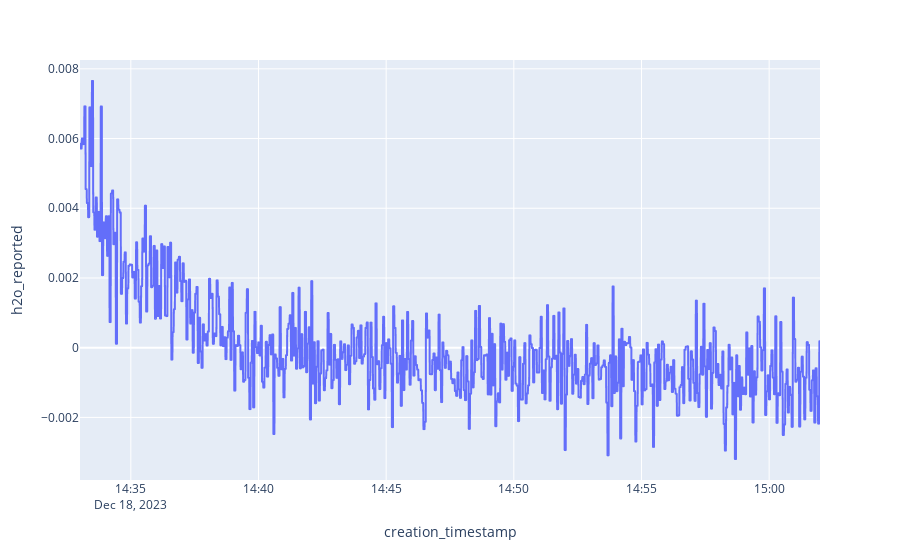
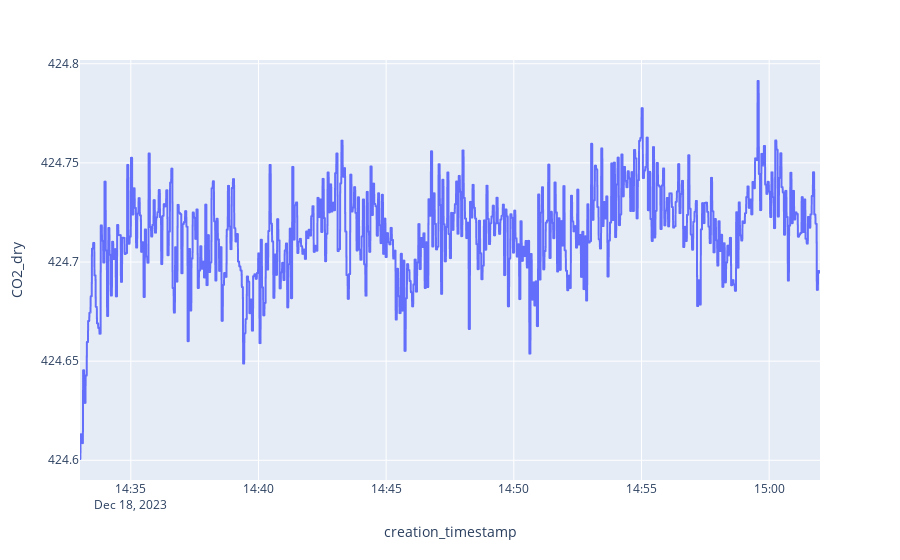
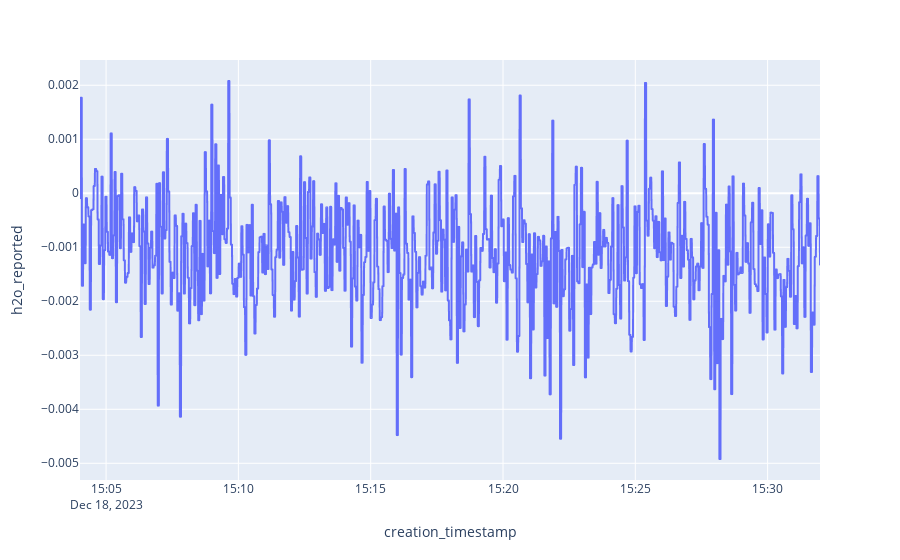
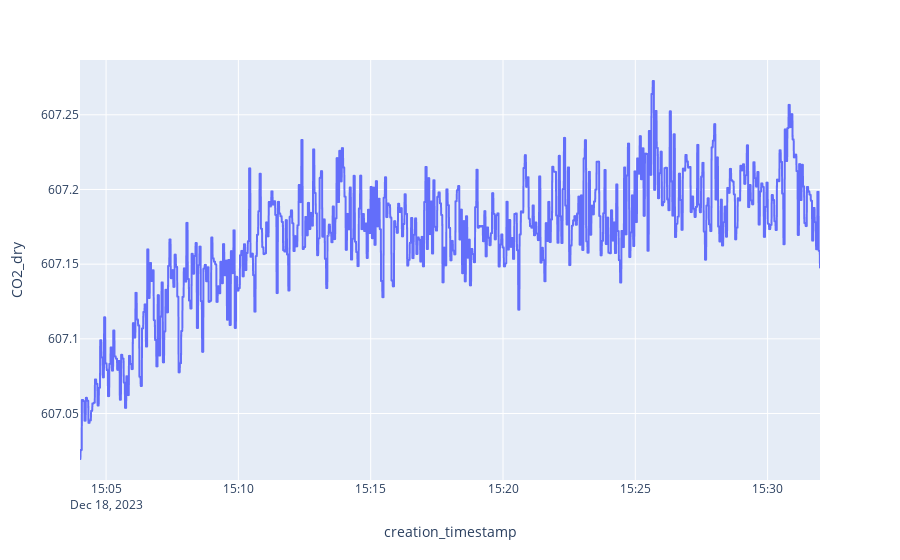

Notebook code for these charts, in order:
### Code cell
# 18.12.2023

low_start_date = datetime(2023, 12, 18, 14, 33, 0).replace(tzinfo=timezone.utc)
low_end_date = datetime(2023, 12, 18, 15, 2, 0).replace(tzinfo=timezone.utc)

high_start_date = datetime(2023, 12, 18, 15, 4, 0).replace(tzinfo=timezone.utc)
high_end_date = datetime(2023, 12, 18, 15, 32, 0).replace(tzinfo=timezone.utc)

process_two_point_picarro_calibration(low_start_date, low_end_date, high_start_date, high_end_date)

### Figure 1 — Plotly figure (JSON) as saved in the notebook; plotly's stock layout.template omitted (floating-point values rounded to 4 significant figures; data arrays with more than 128 entries replaced by an {"elided": "..."} marker saying what was removed)
{"data": [{"hovertemplate": "creation_timestamp=%{x}<br>h2o_reported=%{y}<extra></extra>", "legendgroup": "", "line": {"color": "#636efa", "dash": "solid"}, "marker": {"symbol": "circle"}, "mode": "lines", "name": "", "showlegend": false, "type": "scattergl", "x": {"elided": "1762 str values"}, "xaxis": "x", "y": {"elided": "1762 float values"}, "yaxis": "y"}], "layout": {"legend": {"tracegroupgap": 0}, "margin": {"t": 60}, "xaxis": {"anchor": "y", "domain": [0, 1], "title": {"text": "creation_timestamp"}}, "yaxis": {"anchor": "x", "domain": [0, 1], "title": {"text": "h2o_reported"}}}}

### Figure 2 — Plotly figure (JSON) as saved in the notebook; plotly's stock layout.template omitted (floating-point values rounded to 4 significant figures; data arrays with more than 128 entries replaced by an {"elided": "..."} marker saying what was removed)
{"data": [{"hovertemplate": "creation_timestamp=%{x}<br>CO2_dry=%{y}<extra></extra>", "legendgroup": "", "line": {"color": "#636efa", "dash": "solid"}, "marker": {"symbol": "circle"}, "mode": "lines", "name": "", "showlegend": false, "type": "scattergl", "x": {"elided": "1762 str values"}, "xaxis": "x", "y": {"elided": "1762 float values"}, "yaxis": "y"}], "layout": {"legend": {"tracegroupgap": 0}, "margin": {"t": 60}, "xaxis": {"anchor": "y", "domain": [0, 1], "title": {"text": "creation_timestamp"}}, "yaxis": {"anchor": "x", "domain": [0, 1], "title": {"text": "CO2_dry"}}}}

### Figure 3 — Plotly figure (JSON) as saved in the notebook; plotly's stock layout.template omitted (floating-point values rounded to 4 significant figures; data arrays with more than 128 entries replaced by an {"elided": "..."} marker saying what was removed)
{"data": [{"hovertemplate": "creation_timestamp=%{x}<br>h2o_reported=%{y}<extra></extra>", "legendgroup": "", "line": {"color": "#636efa", "dash": "solid"}, "marker": {"symbol": "circle"}, "mode": "lines", "name": "", "showlegend": false, "type": "scattergl", "x": {"elided": "1701 str values"}, "xaxis": "x", "y": {"elided": "1701 float values"}, "yaxis": "y"}], "layout": {"legend": {"tracegroupgap": 0}, "margin": {"t": 60}, "xaxis": {"anchor": "y", "domain": [0, 1], "title": {"text": "creation_timestamp"}}, "yaxis": {"anchor": "x", "domain": [0, 1], "title": {"text": "h2o_reported"}}}}

### Figure 4 — Plotly figure (JSON) as saved in the notebook; plotly's stock layout.template omitted (floating-point values rounded to 4 significant figures; data arrays with more than 128 entries replaced by an {"elided": "..."} marker saying what was removed)
{"data": [{"hovertemplate": "creation_timestamp=%{x}<br>CO2_dry=%{y}<extra></extra>", "legendgroup": "", "line": {"color": "#636efa", "dash": "solid"}, "marker": {"symbol": "circle"}, "mode": "lines", "name": "", "showlegend": false, "type": "scattergl", "x": {"elided": "1701 str values"}, "xaxis": "x", "y": {"elided": "1701 float values"}, "yaxis": "y"}], "layout": {"legend": {"tracegroupgap": 0}, "margin": {"t": 60}, "xaxis": {"anchor": "y", "domain": [0, 1], "title": {"text": "creation_timestamp"}}, "yaxis": {"anchor": "x", "domain": [0, 1], "title": {"text": "CO2_dry"}}}}
